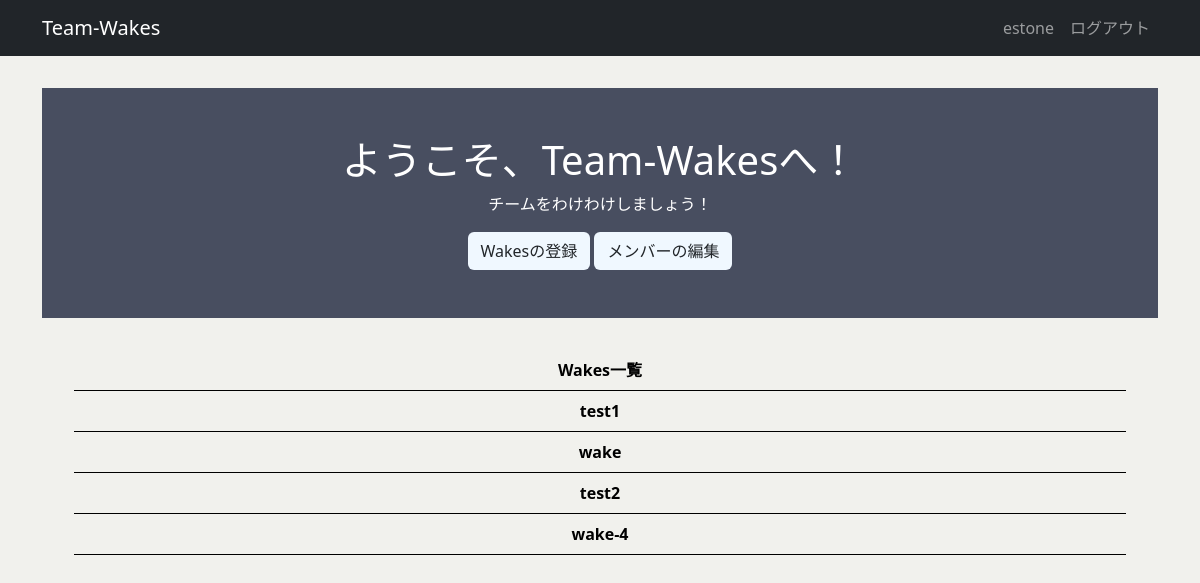
The app's page / (signed in), older data.
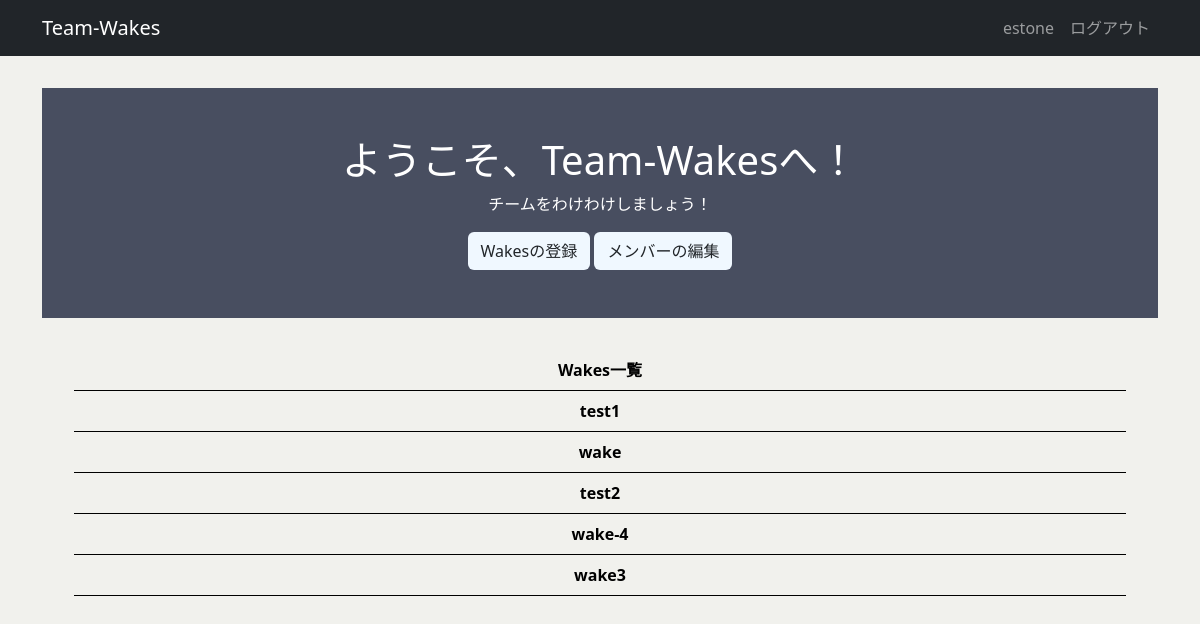
The same page, newer data.
### wakes/models.py (models this page shows, shortened)
class Wake(models.Model):
    name = models.CharField('Wake名', max_length=50)
    description = models.TextField('説明文', max_length=48, default='', null=False, blank=True)
    member = models.ManyToManyField(Member, related_name='members', related_query_name='member')
    created_by = models.ForeignKey(settings.AUTH_USER_MODEL, verbose_name="作成者", on_delete=models.CASCADE)
    class Meta:
        db_table = 'wakes'

### wakes/views.py (the view)
# urls.py: path('', top, name='top'),
def top(request):
    wakes = Wake.objects.all()
    context = {
        'wakes': wakes,
    }
    return render(request, 'wakes/top.html', context)

### templates/wakes/top.html
{% extends 'base.html' %}
{% load static %}
{% block main %}
  <div class="welcome">
    <h1 class="title">ようこそ、Team-Wakesへ！</h1>
    <p class="subtitle">チームをわけわけしましょう！</p>
    {% if user.is_authenticated %}
      <div class="function-bar">
        <a class="btn btn-color" href="{% url 'wake_new' %}">Wakesの登録</a>
        <a class="btn btn-color" href="{% url 'member' %}">メンバーの編集</a>
      </div>
    {% else %}
      <a class="btn btn-color" href="{% url 'login' %}">ログイン</a>
    {% endif %}
  </div>
  {% if user.is_authenticated %}
    {% if wakes %}
      <ul class="wakes-list">
        <li class="wakes-header">Wakes一覧</li>
        {% for wake in wakes %}
          {% if wake.created_by.id == user.id %}
            <li>
              <a href="{% url 'wake_detail' wake.id %}" class="wake">
                {{ wake.name }}
              </a>
            </li>
          {% endif %}
        {% endfor %}
      </ul>
    {% else %}
      <p class="message">Wakeはまだありません.</p>
    {% endif %}
  {% else %}
    <div class="welcome">
      <a class="btn btn-color" href="{% url 'wake_classic' %}">簡易版を利用する</a>
    </div>
  {% endif %}
{% endblock main %}

Row changes from the older to the newer data that the page shows:
added Wake: name "wake3"
